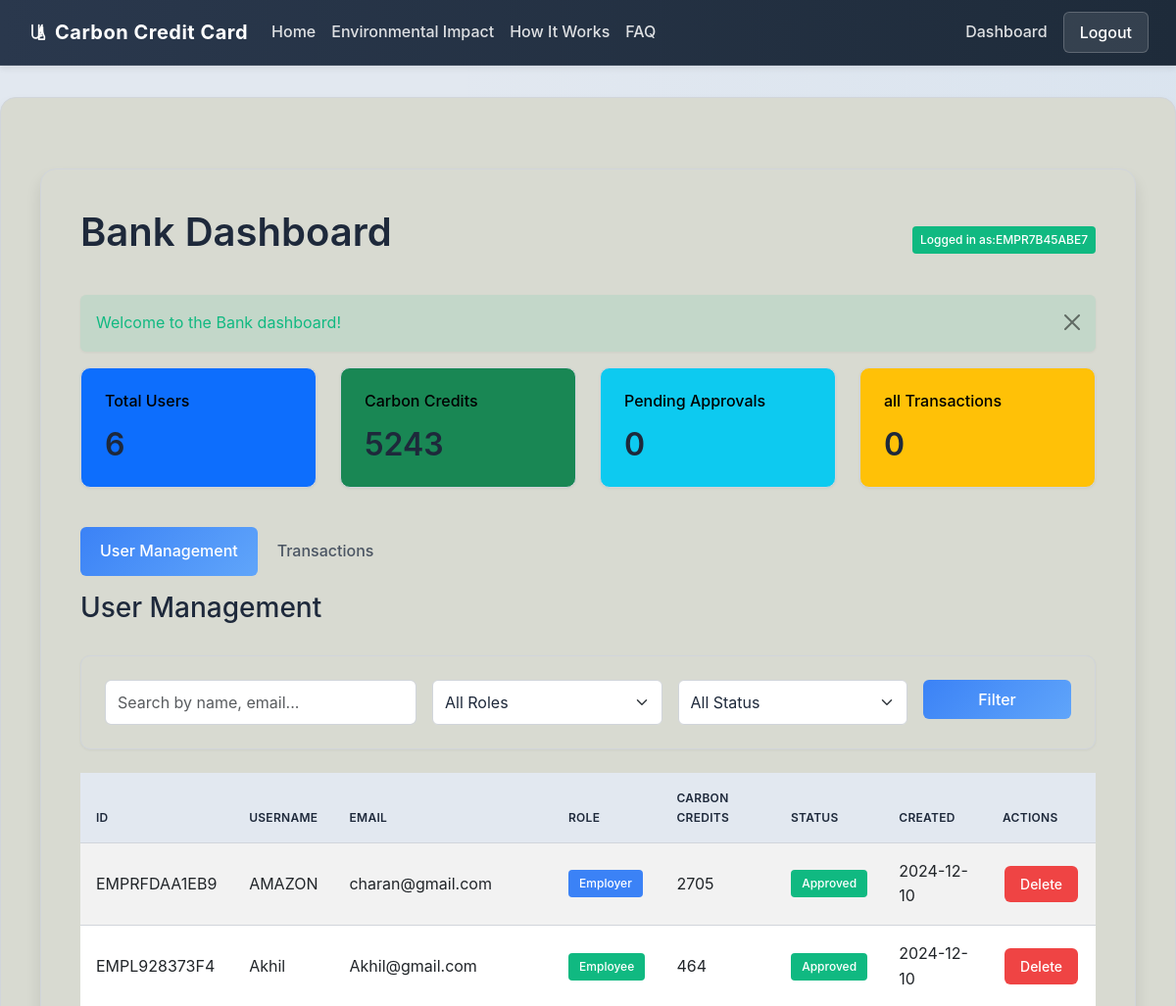
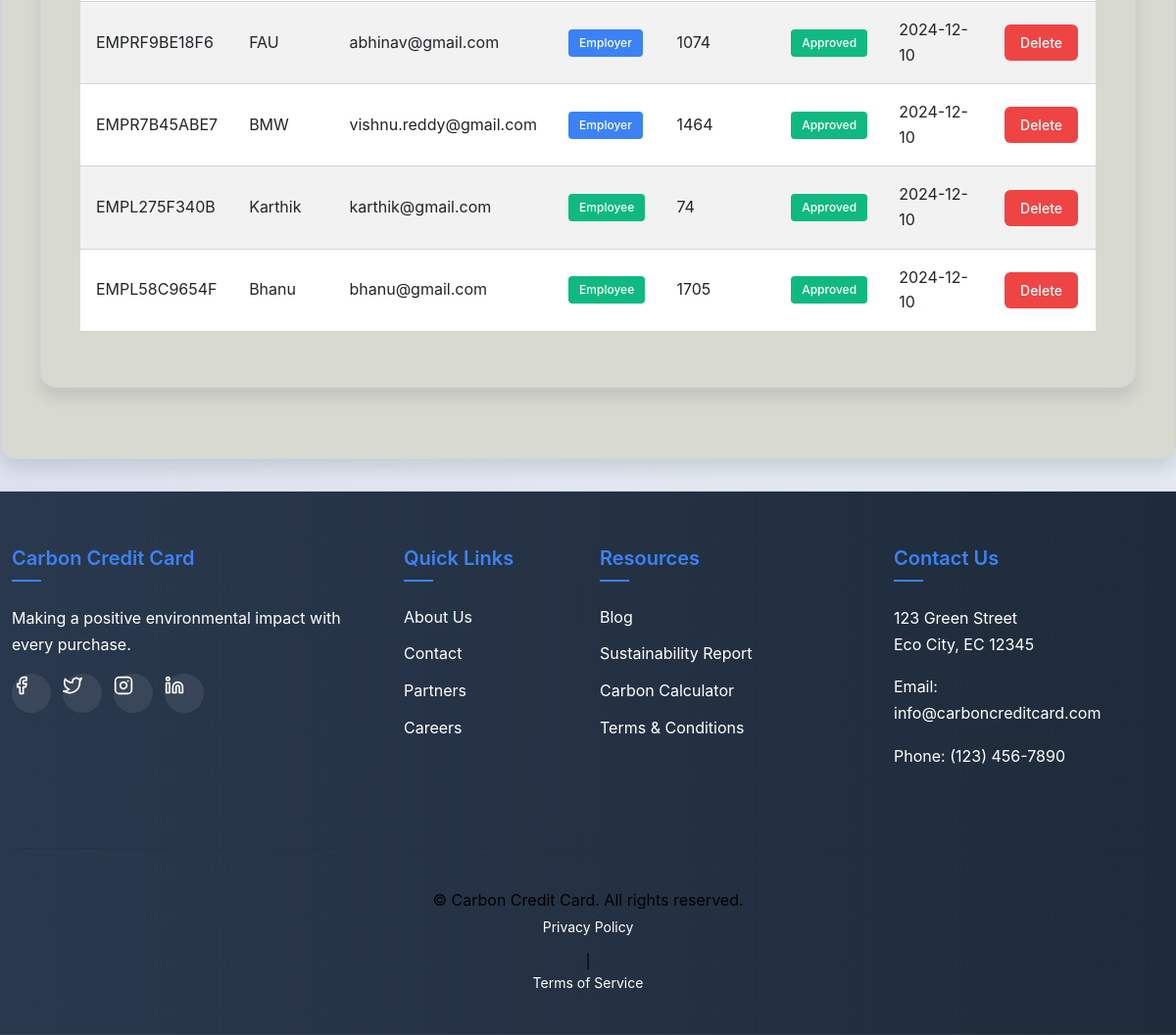
The app's page /bank/dashboard (signed in) with its own data (2 pictures, top to bottom).
### app/models.py (models this page shows)
class Employer(db.Model):
    __tablename__ = 'employers'
    id = db.Column(db.Integer, primary_key=True)
    employer_id = db.Column(db.String(20), unique=True, nullable=False, default=generate_employer_id)
    company_name = db.Column(db.String(100), nullable=False)
    first_name = db.Column(db.String(50), nullable=False)
    last_name = db.Column(db.String(50), nullable=False)
    email = db.Column(db.String(120), unique=True, nullable=False)
    phone = db.Column(db.String(20), nullable=False)
    password = db.Column(db.String(255), nullable=False)
    credits = db.Column(db.Integer, default=1000)
    is_approved = db.Column(db.Boolean, default=False)
    created_at = db.Column(db.DateTime(timezone=True), server_default=func.now())
    employees = db.relationship('Employee', backref='employer', cascade='all, delete', passive_deletes=True)

class Employee(db.Model):
    __tablename__ = 'employees'
    id = db.Column(db.Integer, primary_key=True)
    credits=db.Column(db.Integer , default=0)
    employee_id = db.Column(db.String(20), unique=True, nullable=False, default=generate_employee_id)
    first_name = db.Column(db.String(50), nullable=False)
    last_name = db.Column(db.String(50), nullable=False)
    email = db.Column(db.String(120), unique=True, nullable=False)
    phone = db.Column(db.String(20), nullable=False)
    password = db.Column(db.String(255), nullable=False)
    employer_id = db.Column(db.String(20), db.ForeignKey('employers.employer_id', ondelete='CASCADE'), nullable=False)
    is_active = db.Column(db.Boolean, default=False)
    created_at = db.Column(db.DateTime(timezone=True), server_default=func.now())
    trips = db.relationship('Trip', backref='employee', cascade='all, delete', passive_deletes=True)

### app/routes.py (the view)
@main.route('/bank/dashboard')
def bankdashboardPage():
    if "role" not in session:
        return redirect(url_for('loginPage'))
    import random
    users=Employee.query.all()+Employer.query.all()
    random.shuffle(users)
    print(users)
    context={"users":users,
             "isEmployee":isEmployee,
             "total_users":Employee.query.count()+Employer.query.count(),
             "total_credits":sum(i.credits for i in Employer.query.all()),
             "pending_accounts":Employer.query.filter_by(is_approved=False).count(),
             "total_transaction":Trade.query.count(),
             "trades":Trade.query.all()}
    return render_template('bank/dashboard.html',**context)

### app/templates/bank/dashboard.html (shortened to what this page needs)
{% extends "base.html" %}  {% block extra_css %}
<link rel="stylesheet" href="../../static/css/dashboard/admin.css" />
{% endblock %} {% block content %}
<div class="container py-4">
  <div class="d-flex justify-content-between align-items-center mb-4">
    <h1>Bank Dashboard</h1>
    <div>
      <span class="badge bg-success p-2">
        Logged in as:{{ session['user']}}
      </span>
    </div>
  </div>
  <div class="alert alert-success alert-dismissible fade show" role="alert">
    Welcome to the Bank dashboard!
    <button
      type="button"
      class="btn-close"
      data-bs-dismiss="alert"
      aria-label="Close"
    ></button>
  </div>
  <div class="row mb-4">
    <div class="col-md-3">
      <div class="card bg-primary text-white mb-3 dashboard-stats">
        <div class="card-body">
          <h5 class="card-title">Total Users</h5>
          <h2 class="mb-0">{{total_users}}</h2>
        </div>
      </div>
    </div>
    <div class="col-md-3">
      <div class="card bg-success text-white mb-3 dashboard-stats">
        <div class="card-body">
          <h5 class="card-title">Carbon Credits</h5>
          <h2 class="mb-0">{{total_credits}}</h2>
        </div>
      </div>
    </div>
    <div class="col-md-3">
      <div class="card bg-info text-white mb-3 dashboard-stats">
        <div class="card-body">
          <h5 class="card-title">Pending Approvals</h5>
          <h2 class="mb-0">{{pending_accounts}}</h2>
        </div>
      </div>
    </div>
    <div class="col-md-3">
      <div class="card bg-warning text-dark mb-3 dashboard-stats">
        <div class="card-body">
          <h5 class="card-title">all Transactions</h5>
          <h2 class="mb-0">{{total_transaction}}</h2>
        </div>
      </div>
    </div>
  </div>
  <div class="row">
    <div class="col-12">
      <ul class="nav nav-pills mb-3" id="admin-tabs" role="tablist">
        <li class="nav-item" role="presentation">
          <button
            class="nav-link active"
            id="users-tab"
            data-bs-toggle="pill"
            data-bs-target="#users"
            type="button"
            role="tab"
            aria-controls="users"
            aria-selected="true"
          >
            User Management
          </button>
        </li>
        <li class="nav-item" role="presentation">
          <button
            class="nav-link"
            id="transactions-tab"
            data-bs-toggle="pill"
            data-bs-target="#transactions"
            type="button"
            role="tab"
            aria-controls="transactions"
            aria-selected="false"
          >
            Transactions
          </button>
        </li>
      </ul>
      <div class="tab-content" id="admin-tabsContent">
        <div
          class="tab-pane fade show active"
          id="users"
          role="tabpanel"
          aria-labelledby="users-tab"
        >
          <div class="d-flex justify-content-between mb-3">
            <h3>User Management</h3>
          </div>
          <div class="card mb-4">
            <div class="card-body">
              <form class="row g-3" method="GET">
                <div class="col-md-4">
                  <input
                    type="text"
                    class="form-control"
                    name="search"
                    placeholder="Search by name, email..."
                  />
                </div>
                <div class="col-md-3">
                  <select class="form-select" name="role">
                    <option value="">All Roles</option>
                  </select>
                </div>
                <div class="col-md-3">
                  <select class="form-select" name="status">
                    <option value="">All Status</option>
                  </select>
                </div>
                <div class="col-md-2">
                  <button type="submit" class="btn btn-primary w-100">
                    Filter
                  </button>
                </div>
              </form>
            </div>
          </div>
          <div class="table-responsive">
            <table class="table table-striped table-hover">
              <thead>
                <tr>
                  <th>ID</th>
                  <th>Username</th>
                  <th>Email</th>
                  <th>Role</th>
                  <th>Carbon Credits</th>
                  <th>Status</th>
                  <th>Created</th>
                  <th>Actions</th>
                </tr>
              </thead>
              <tbody>
                {% for user in users %} {% if user.employee_id %}
                <tr>
                  <td>{{ user.employee_id }}</td>
                  <td>{{ user.first_name }}</td>
                  <td>{{ user.email }}</td>
                  <td><span class="badge bg-success">Employee</span></td>
                  <td>{{ user.credits }}</td>
                  <td>
                    <span
                      class="badge bg-{% if user.is_active==1 %}success{% else %}danger{% endif %}"
                    >
                      {% if user.is_active==1 %}Approved{% else %}Rejected{%
                      endif %}
                    </span>
                  </td>
                  <td>2024-12-10</td>
                  <td>
                    <div class="btn-group">
                      <a
                        href="{{ url_for('main.delete_user', user_id=user.employee_id, usertype='employee') }}"
                        class="btn btn-sm btn-danger"
                      >
                        Delete
                      </a>
                    </div>
                  </td>
                </tr>
                {% else %}
                <tr>
                  <td>{{ user.employer_id }}</td>
                  <td>{{ user.company_name }}</td>
                  <td>{{ user.email }}</td>
                  <td><span class="badge bg-primary">Employer</span></td>
                  <td>{{ user.credits }}</td>
                  <td>
                    <span
                      class="badge bg-{% if user.is_approved==1 %}success{% else %}warning{% endif %}"
                    >
                      {% if user.is_approved==1 %}Approved{% else %}Pending{%
                      endif %}
                    </span>
                  </td>
                  <td>2024-12-10</td>
                  <td>
                    <div class="btn-group">
                      <a
                        href="{{ url_for('main.delete_user', user_id=user.employer_id, usertype='employer') }}"
                        class="btn btn-sm btn-danger"
                      >
                        Delete
                      </a>
                    </div>
                  </td>
                </tr>
                {% endif %} {% endfor %}
              </tbody>
            </table>
          </div>
        </div>
      </div>
    </div>
  </div>
</div>
{% endblock %}

### app/static/css/base.css (style rules this page uses)
:root { --bg-dark: #f8fafc; --bg-darker: #e2e8f0; --bg-surface: #d8dad1; --border-color: #d1d5db; --text-primary: #1e293b; --text-secondary: #4b5563; --primary-color: #3b82f6; --primary-dark: #2563eb; --secondary-color: #8b5cf6; --accent-color: #0ea5e9; --success-color: #10b981; --warning-color: #f59e0b; --danger-color: #ef4444; --gradient-primary: linear-gradient(135deg, #3b82f6, #60a5fa); --gradient-hover: linear-gradient(135deg, #2563eb, #3b82f6); --shadow-sm: 0 1px 3px rgba(0, 0, 0, 0.05); --shadow-md: 0 4px 6px rgba(0, 0, 0, 0.06); --shadow-lg: 0 10px 15px rgba(0, 0, 0, 0.1); }
body { background-color: var(--bg-dark); color: var(--text-primary); font-family: "Inter", "Segoe UI", Tahoma, Geneva, Verdana, sans-serif; min-height: 100vh; display: flex; flex-direction: column; line-height: 1.6; }
.container.py-4 { background-color: var(--bg-surface); border-radius: 1rem; margin-top: 2rem; margin-bottom: 2rem; padding: 2.5rem !important; box-shadow: var(--shadow-lg); border: 1px solid var(--border-color); }
h1, h2, h3, h4, h5, h6 { color: var(--text-primary); font-weight: 600; margin-bottom: 1rem; }
.btn { font-weight: 500; border-radius: 6px; padding: 0.5rem 1.25rem; transition: all 0.3s; }
.card { background-color: var(--bg-surface); border: 1px solid var(--border-color); border-radius: 0.75rem; overflow: hidden; transition: all 0.3s; box-shadow: var(--shadow-sm); }
.card-body { padding: 1.5rem; }
.card-title { font-weight: 600; margin-bottom: 1rem; color: var(--primary-color); }
.form-control, .form-select { background-color: rgba(42, 60, 77, 0.6); border: 1px solid var(--border-color); border-radius: 6px; color: var(--text-primary); padding: 0.65rem 1rem; transition: all 0.2s; }
.table { color: var(--text-primary); border-color: var(--border-color); }
.table th { font-weight: 600; border-bottom-width: 1px; border-color: var(--border-color); color: var(--primary-color); }
.table td { border-color: var(--border-color); padding: 0.75rem 1rem; }
.badge { font-weight: 500; padding: 0.35em 0.65em; border-radius: 4px; }
.card { background-color: #131f2c; border: 1px solid var(--border-color); border-radius: 0.75rem; box-shadow: var(--shadow-md); }
.card-title { color: var(--primary-color); }

### records on screen
Employer: employer_id "EMPRFDAA1EB9", company_name "AMAZON", email "charan@gmail.com", credits "2705", is_approved "Approved"
Employee: employee_id "EMPL928373F4", first_name "Akhil", email "Akhil@gmail.com", credits "464", is_active "Approved"
Employer: employer_id "EMPRF9BE18F6", company_name "FAU", email "abhinav@gmail.com", credits "1074", is_approved "Approved"
Employer: employer_id "EMPR7B45ABE7", company_name "BMW", email "vishnu.reddy@gmail.com", credits "1464", is_approved "Approved"
Employee: employee_id "EMPL275F340B", first_name "Karthik", email "karthik@gmail.com", credits "74", is_active "Approved"
Employee: employee_id "EMPL58C9654F", first_name "Bhanu", email "bhanu@gmail.com", credits "1705", is_active "Approved"

### other values on screen
{{ session['user'] }} "EMPR7B45ABE7"
{{ total_users }} "6"
{{ total_credits }} "5243"
{{ pending_accounts }} "0"
{{ total_transaction }} "0"
